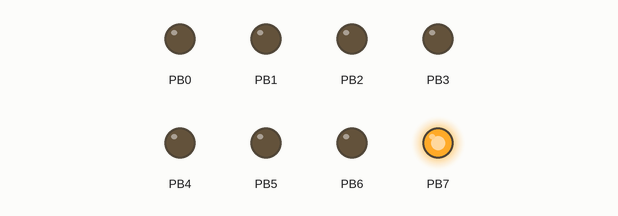
Simulated run of this program. Board: ATmega32, built with avr-gcc and emulated at 16 MHz. Shown: output pins drawn as LEDs (lit = HIGH).

Above: at 1.0 s.
At 2.5 s:
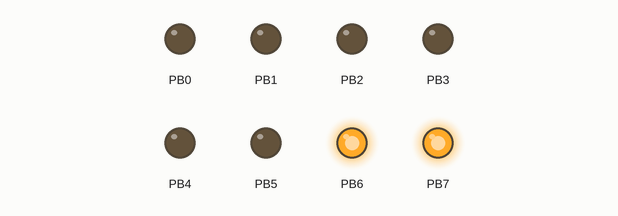
At 4.0 s:
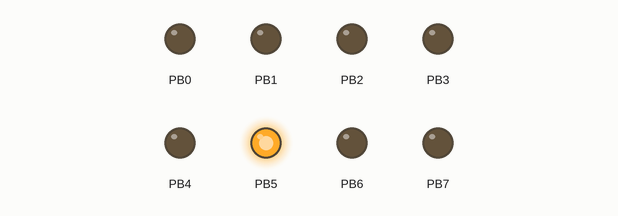
At 5.5 s:
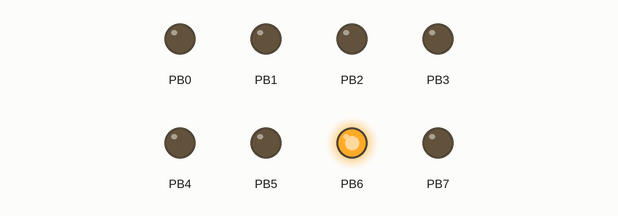
Timing chart, 0 to 7.8 s (numbered marks = the images above):
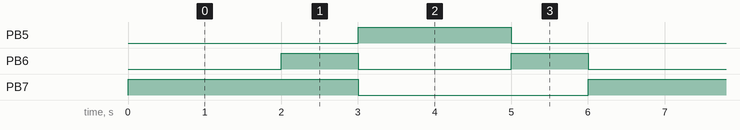

The program:

main.c
```c
/*
 * Ampel.c
 *
 * Created: 16.09.2024 13:37:13
 * Author : admin
 */
#define F_CPU 16000000UL
#include <avr/io.h>
#include <util/delay.h>

#define ROT 128
#define GELB 64
#define GRUEN 32

void setz_rot_gelb();
void setz_rot();
void setz_gruen();
void setz_gelb();
void ampel();


int main(void)
{
	DDRB = 0xFF;

    /* Replace with your application code */
    while (1)
    {
		ampel();

    }
}

void setz_rot_gelb()
{
	PORTB = ROT | GELB;
}

void setz_rot()
{
	PORTB = ROT;
}

void setz_gruen()
{
	PORTB = GRUEN;
}


void setz_gelb()
{
	PORTB = GELB;
}

void sleep_1s(uint8_t faktor)
{
	for (int i = 0; i < faktor; i++)
	{
		_delay_ms(1000);
	}
}

void ampel()
{
	setz_rot();
	sleep_1s(2);
	setz_rot_gelb();
	sleep_1s(1);
	setz_gruen();
	sleep_1s(2);
	setz_gelb();
	sleep_1s(1);
}
```

Measured:
- by itself, PB5: alternates HIGH for 2.0 s and LOW for 4.0 s
- by itself, PB6: alternates HIGH for 1.0 s and LOW for 2.0 s
- by itself, PB7: alternates HIGH for 3.0 s and LOW for 3.0 s
